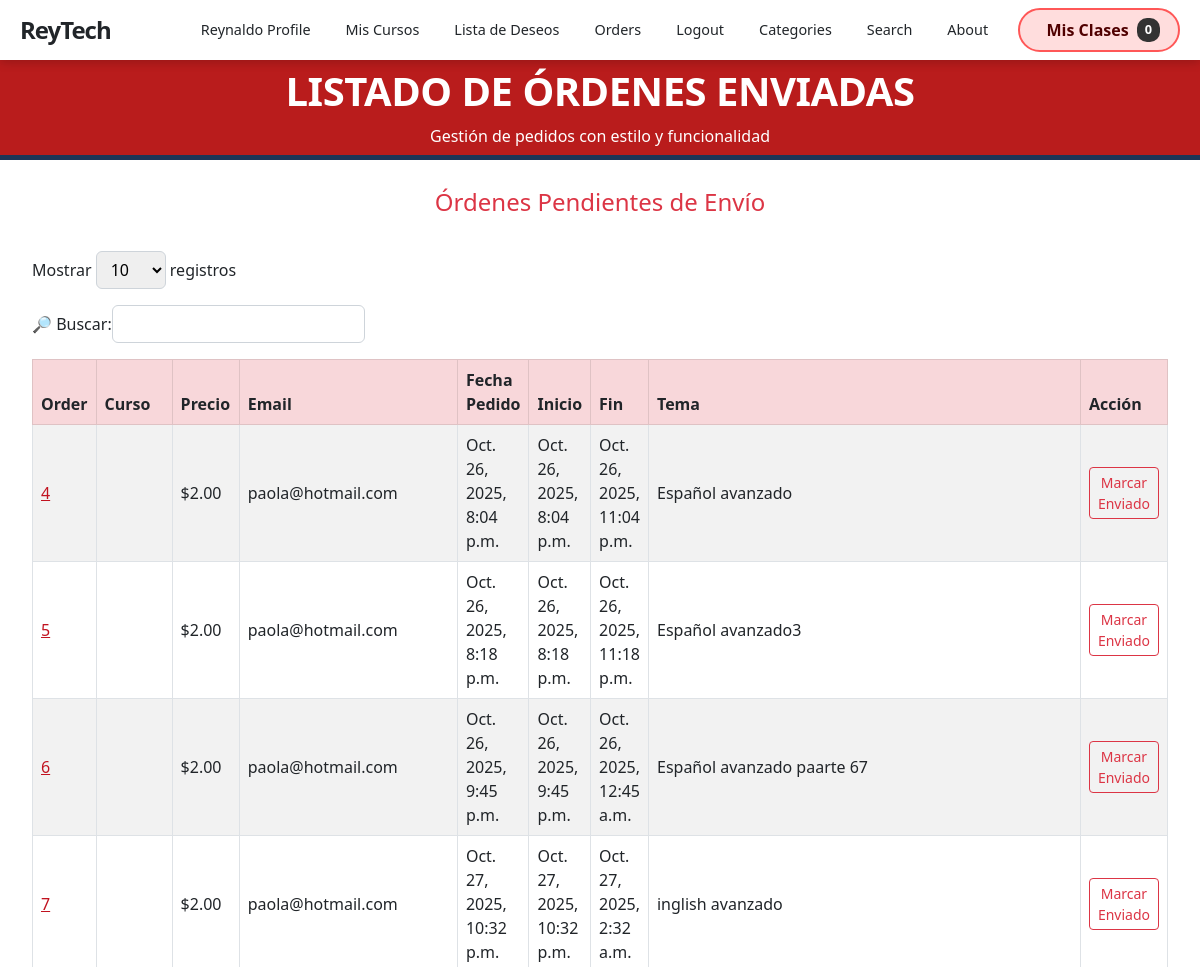
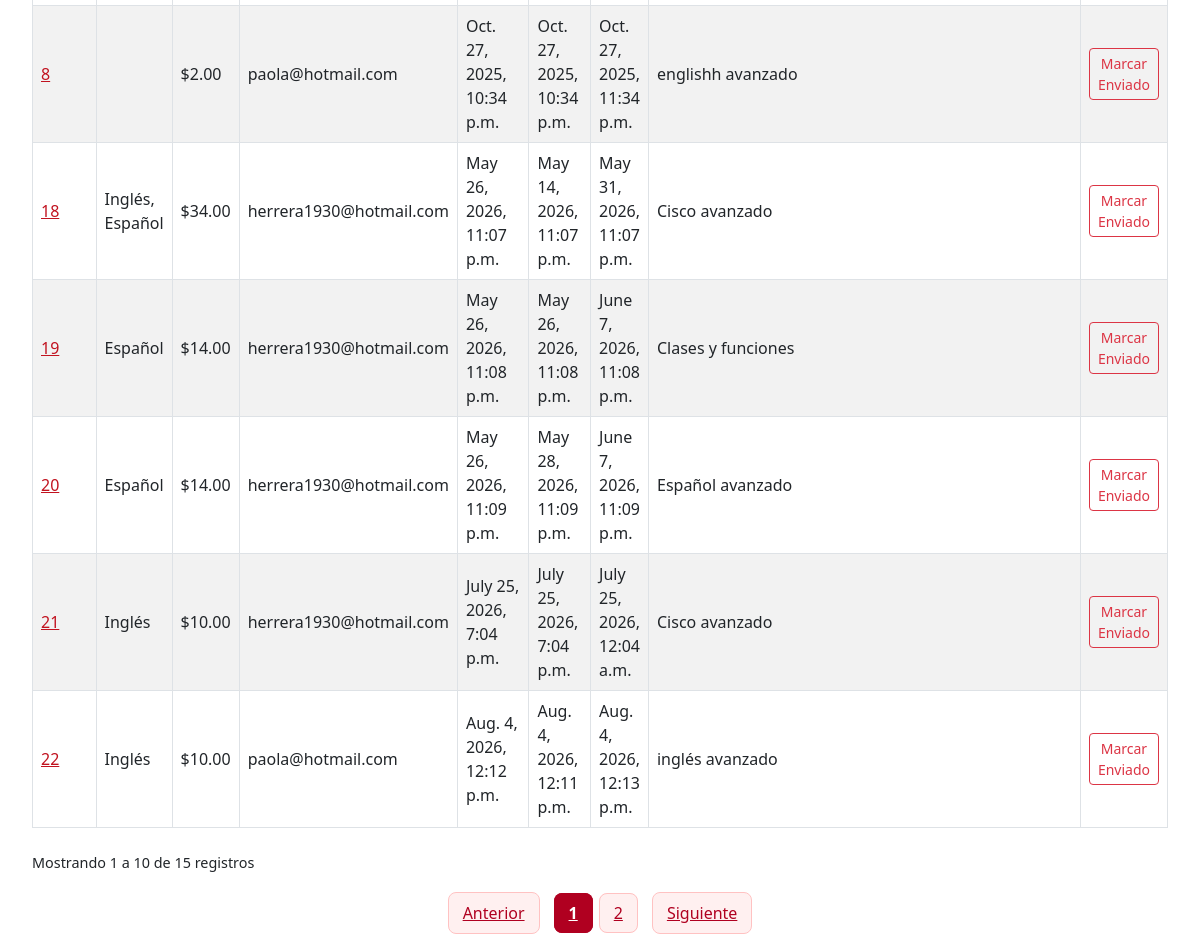
Page /payment/no_shipped_dash (signed in) on the committed database (2 pictures, top to bottom).
### payment/models.py (models this page shows, shortened)
class Order(models.Model):
    user = models.ForeignKey(User, on_delete=models.CASCADE, null=True, blank=True)
    full_name = models.CharField(max_length=250)
    email = models.EmailField(max_length=250)
    shipping_address = models.TextField(max_length=15000)
    amount_paid = models.DecimalField(max_digits=7, decimal_places=2)
    date_ordered = models.DateTimeField(auto_now_add=True)
    shipped = models.BooleanField(default=False)
    date_shipped = models.DateTimeField(blank=True, null=True)
    invoice = models.CharField(max_length=250, null=True, blank=True)
    paid = models.BooleanField(default=False)
    tiempo_inicio = models.DateTimeField(null=True, blank=True)
    tiempo_fin = models.DateTimeField(null=True, blank=True)
    tema_estudio = models.CharField(max_length=255, null=True, blank=True)

class OrderItem(models.Model):
    order = models.ForeignKey(Order, on_delete=models.CASCADE, null=True)
    product = models.ForeignKey(Product, on_delete=models.CASCADE, null=True)
    user = models.ForeignKey(User, on_delete=models.CASCADE, null=True, blank=True)
    quantity = models.PositiveBigIntegerField(default=1)
    price = models.DecimalField(max_digits=7, decimal_places=2)

### store/models.py (models this page shows, shortened)
class Product(models.Model):
    name = models.CharField(max_length=100)
    user = models.ForeignKey(User, on_delete=models.CASCADE)
    price = models.DecimalField(default=0, decimal_places=2, max_digits=6)
    category = models.ForeignKey(Category, on_delete=models.CASCADE, default=1)
    description = models.CharField(max_length=250, default='', blank=True, null=True)
    image = models.ImageField(upload_to='uploads/product')
    is_sale = models.BooleanField(default=False)
    sale_price = models.DecimalField(default=0, decimal_places=2, max_digits=6, null=True, blank=True)
    pay_method = models.CharField(max_length=250, null=True)
    video = models.FileField(upload_to="video", null=True)
    created_day = models.DateTimeField(default=timezone.now)
    learning_points = models.TextField(
        blank=True, default='',
        verbose_name="Lo que aprenderás",
        help_text="Un punto por línea"
    )
    requirements = models.TextField(
        blank=True, default='',
        verbose_name="Requisitos previos",
        help_text="Un requisito por línea"
    )
    target_audience = models.TextField(
        blank=True, default='',
        verbose_name="Dirigido a",
        help_text="Un público por línea"
    )
    language = models.CharField(
        max_length=50, blank=True, default='Español',
        verbose_name="Idioma"
    )
    duration_minutes = models.PositiveIntegerField(
        default=0,
        verbose_name="Duración total (minutos)"
    )
    def __str__(self):
        return self.name

### payment/views.py (the view, shortened to what this page needs)
# urls.py: path('no_shipped_dash', views.not_shipped_dash, name='not_shipped_dash'),
@login_required
def not_shipped_dash(request):
    if not request.user.is_superuser:
       messages.error(request, "No tienes permiso para ver estapágina.")
       return redirect('index')
    orders = Order.objects.filter(shipped=False)
    return render(request, "payment/not_shipped_dash.html", {"orders": orders})

### cart/cart.py (called while the page is built)
    def __len__(self):
        return len(self.cart)

### cart/context_processors.py (called while the page is built)
def cart(request):
    return {'cart': Cart(request)}

### payment/templates/payment/not_shipped_dash.html (shortened to what this page needs)
{% extends 'base.html' %}
{% block content %}
<header>
      <h1>Listado de Órdenes Enviadas</h1>
      <p>Gestión de pedidos con estilo y funcionalidad</p>
</header>
<div class="container-fluid px-4 py-1">
  <div class="bg-white rounded p-2">
    <h4 class="text-center text-danger mb-4">Órdenes Pendientes de Envío</h4>
    <div class="table-responsive">
      <table id="unshippedTable" class="table table-bordered table-striped table-hover align-middle w-100">
        <thead class="table-danger text-dark">
          <tr>
            <th>Order</th>
            <th>Curso</th>
            <th>Precio</th>
            <th>Email</th>
            <th>Fecha Pedido</th>
            <th>Inicio</th>
            <th>Fin</th>
            <th>Tema</th>
            <th>Acción</th>
          </tr>
        </thead>
        <tbody>
          {% for item in orders %}
          <tr>
            <td><a href="{% url 'orders' item.id %}">{{ item.id }}</a></td>
            <td>
              {% for p in item.orderitem_set.all %}
                {{ p.product }}{% if not forloop.last %}, {% endif %}
              {% endfor %}
            </td>
            <td>${{ item.amount_paid }}</td>
            <td>{{ item.email }}</td>
            <td>{{ item.date_ordered }}</td>
            <td>{{ item.tiempo_inicio }}</td>
            <td>{{ item.tiempo_fin }}</td>
            <td>{{ item.tema_estudio }}</td>
            <td>
              <form method="POST">
                <button type="submit" class="btn btn-outline-danger btn-sm">Marcar Enviado</button>
              </form>
            </td>
          </tr>
          {% endfor %}
        </tbody>
      </table>
    </div>
  </div>
</div>
{% endblock %}

### store/templates/navbar.html (shortened to what this page needs)
<nav class="nav-principal">
    <div  class="contenedor-nav">
        <a class="nav-logo" href="{% url 'index' %}">ReyTech</a>
        <div class="nav-colapso" id="navbarSupportedContent">
            <ul class="lista-nav">
                {% if user.is_authenticated %}
                <li class="item-desplegable">
                    <a class="nav-link-custom perfil-usuario">{{request.user.username}} profile</a>
                </li>
                <li><a class="nav-link-custom" href="{% url 'my_courses' %}">Mis Cursos</a></li>
<li><a class="nav-link-custom" href="{% url 'wishlist' %}">Lista de Deseos</a></li>
                {% if user.is_superuser %}
                <li class="item-desplegable">
                    <a class="nav-link-custom">Orders</a>
                </li>
                {% endif %}
                <li><a class="nav-link-custom" href="{% url 'logout' %}">Logout</a></li>
                {% else %}
                <li><a class="nav-link-custom" href="{% url 'login' %}">Login</a></li>
                <li><a class="nav-link-custom" href="{% url 'register' %}">Register</a></li>
                {% endif %}
                <li class="item-desplegable">
                    <a class="nav-link-custom">Categories</a>
                </li>
                <li><a class="nav-link-custom" href="{% url 'search' %}">Search</a></li>
                <li><a class="nav-link-custom" href="{% url 'about' %}">About</a></li>
            </ul>
            <form class="form-carrito">
                <a href="{% url 'cart_summary' %}" class="boton-carrito">
                    <i class="icono-carrito">&nbsp;&nbsp;Mis Clases</i>
                    <span class="contador-badge" id="cart_quantity">{{ cart|length }}</span>
                </a>
            </form>
        </div>
    </div>
</nav>

### store/templates/navbar.html (style rules this page uses)
.nav-principal { background-color: #ffffff; position: fixed; top: 0; left: 0; width: 100%; z-index: 1000; padding: 0; font-family: 'Segoe UI', system-ui, sans-serif; box-shadow: 0 2px 10px rgba(0,0,0,0.2); height: 60px; }
.contenedor-nav { max-width: 1200px; margin: 0 auto; display: flex; justify-content: space-between; align-items: center; padding: 0 20px; height: 60px; }
.nav-logo { color: var(--azul-dark); font-size: 1.5rem; font-weight: bold; text-decoration: none; letter-spacing: -1px; }
.nav-colapso { display: flex; align-items: center; gap: 15px; }
.lista-nav { display: flex; list-style: none; margin: 0; padding: 0; gap: 5px; }
.nav-link-custom { color: var(--azul-dark); text-decoration: none; padding: 10px 15px; display: block; font-weight: 500; transition: 0.3s; cursor: pointer; border-radius: 4px; font-size: 0.9rem; }
.perfil-usuario { text-transform: capitalize; }
.item-desplegable { position: relative; }
.boton-carrito { background-color: #ffdddd; border: 2px solid #ff5757; color: #500000; padding: 8px 18px; border-radius: 50px; text-decoration: none; font-weight: bold; display: flex; align-items: center; transition: all 0.3s ease; }
.icono-carrito { font-style: normal; }
.contador-badge { background: #333; color: white; padding: 2px 8px; border-radius: 10px; margin-left: 8px; font-size: 0.8rem; }

### payment/templates/payment/not_shipped_dash.html (style rules this page uses)
:root { --color-dominante: #ffffff; --color-primario: #b91c1c; --color-secundario: #1d3557; --gris-borde: #e2e8f0; --texto-negro: #000000; }
header { background: var(--color-primario) !important; display: flex; flex-direction: column; justify-content: center; align-items: center; border-bottom: 5px solid var(--color-secundario); margin-bottom: 1rem; height: 100px !important; font-family: 'Segoe UI', system-ui, sans-serif; padding: 1rem 0 !important; }
header h1 { color: white !important; font-weight: bold !important; text-transform: uppercase; margin-top: 1rem; font-family: 'Segoe UI', system-ui, sans-serif; letter-spacing: -0.5px; }
header p { color: white !important; margin-top: 1px; }
a { color: #c1121f; font-weight: 500; }

### rows in the picture
Order: id "4", amount_paid "2.00", email "paola@hotmail.com", date_ordered "Oct. 26, 2025, 8:04 p.m.", tiempo_inicio "Oct. 26, 2025, 8:04 p.m.", tiempo_fin "Oct. 26, 2025, 11:04 p.m.", tema_estudio "Español avanzado"
Order: id "5", amount_paid "2.00", email "paola@hotmail.com", date_ordered "Oct. 26, 2025, 8:18 p.m.", tiempo_inicio "Oct. 26, 2025, 8:18 p.m.", tiempo_fin "Oct. 26, 2025, 11:18 p.m.", tema_estudio "Español avanzado3"
Order: id "6", amount_paid "2.00", email "paola@hotmail.com", date_ordered "Oct. 26, 2025, 9:45 p.m.", tiempo_inicio "Oct. 26, 2025, 9:45 p.m.", tiempo_fin "Oct. 26, 2025, 12:45 a.m.", tema_estudio "Español avanzado paarte 67"
Order: id "7", amount_paid "2.00", email "paola@hotmail.com", date_ordered "Oct. 27, 2025, 10:32 p.m.", tiempo_inicio "Oct. 27, 2025, 10:32 p.m.", tiempo_fin "Oct. 27, 2025, 2:32 a.m.", tema_estudio "inglish avanzado"
Order: id "8", amount_paid "2.00", email "paola@hotmail.com", date_ordered "Oct. 27, 2025, 10:34 p.m.", tiempo_inicio "Oct. 27, 2025, 10:34 p.m.", tiempo_fin "Oct. 27, 2025, 11:34 p.m.", tema_estudio "englishh avanzado"
Order: id "18", amount_paid "34.00", email "herrera1930@hotmail.com", date_ordered "May 26, 2026, 11:07 p.m.", tiempo_inicio "May 14, 2026, 11:07 p.m.", tiempo_fin "May 31, 2026, 11:07 p.m.", tema_estudio "Cisco avanzado"
OrderItem: product "Inglés"
OrderItem: product "Español"
Order: id "19", amount_paid "14.00", email "herrera1930@hotmail.com", date_ordered "May 26, 2026, 11:08 p.m.", tiempo_inicio "May 26, 2026, 11:08 p.m.", tiempo_fin "June 7, 2026, 11:08 p.m.", tema_estudio "Clases y funciones"
OrderItem: product "Español"
Order: id "20", amount_paid "14.00", email "herrera1930@hotmail.com", date_ordered "May 26, 2026, 11:09 p.m.", tiempo_inicio "May 28, 2026, 11:09 p.m.", tiempo_fin "June 7, 2026, 11:09 p.m.", tema_estudio "Español avanzado"
OrderItem: product "Español"
Order: id "21", amount_paid "10.00", email "herrera1930@hotmail.com", date_ordered "July 25, 2026, 7:04 p.m.", tiempo_inicio "July 25, 2026, 7:04 p.m.", tiempo_fin "July 25, 2026, 12:04 a.m.", tema_estudio "Cisco avanzado"
OrderItem: product "Inglés"
Order: id "22", amount_paid "10.00", email "paola@hotmail.com", date_ordered "Aug. 4, 2026, 12:12 p.m.", tiempo_inicio "Aug. 4, 2026, 12:11 p.m.", tiempo_fin "Aug. 4, 2026, 12:13 p.m.", tema_estudio "inglés avanzado"
OrderItem: product "Inglés"

### other values in the picture
{{ request.user.username }} "Reynaldo"
{{ cart|length }} "0"
